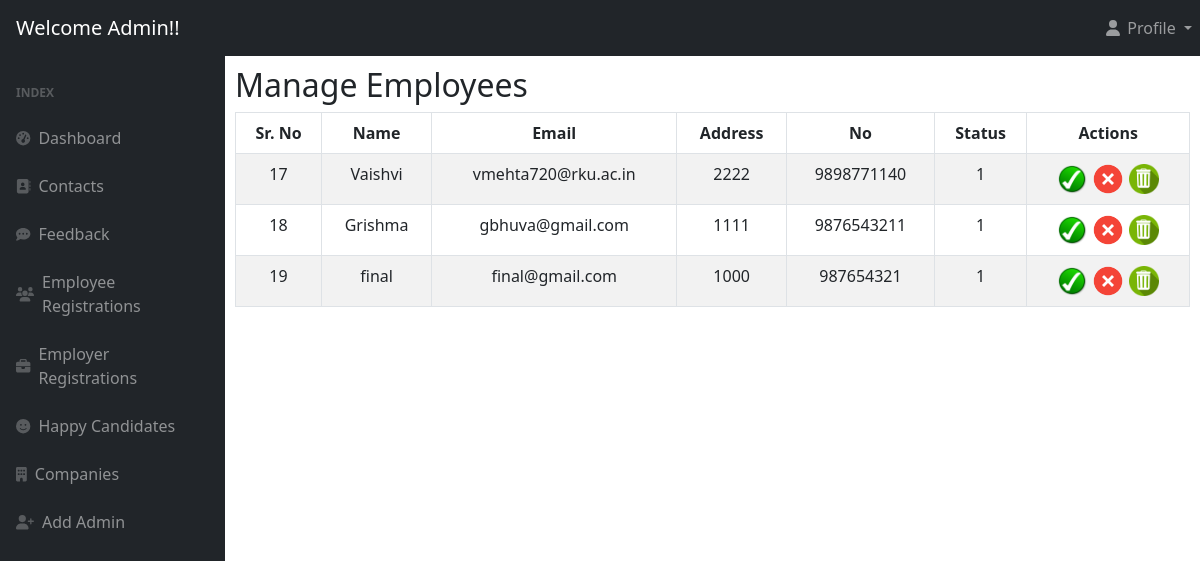
Page /admin/Employees.php (signed in) on the committed database.
### tables this page shows
CREATE TABLE `tbl_registration` (
  `reg_id` int(11) NOT NULL,
  `reg_name` varchar(40) NOT NULL,
  `reg_email` varchar(80) NOT NULL,
  `reg_password` varchar(80) NOT NULL,
  `reg_phone` varchar(10) NOT NULL,
  `reg_status` int(11) NOT NULL
);

### admin/Employees.php (the view, shortened to what this page needs)
<?php
include("header.php");
	include("connect.php");
?>
	<body style="padding:10px;">
	<div class="row">
	<div class="box col-md-12">
    <div class="box-inner">
    <div class="box-header well" data-original-title="">
        <a><h2><i class="glyphicon glyphicon-wrench"></i> Manage Employees</h2></a>
    </div>
    <div class="box-content">
    <div style="overflow:auto">
	<table class="table table-striped table-bordered bootstrap-datatable" style="background-color: #fff">
    <thead>
    <tr>
	   <th class="text-center">Sr. No</th>
		<th class="text-center" nowrap> Name </th>
		<th class="text-center" nowrap> Email </th>
		<th class="text-center" nowrap>Address</th>
		<th class="text-center" nowrap>No</th>
		<th class="text-center" nowrap>Status</th>
		<th class="text-center" nowrap>Actions</th>
    </tr>
    </thead>
    <tbody>
	<?php
	$sel="select * from tbl_registration";
		$q=mysqli_query($connection,$sel);
	while($r=mysqli_fetch_array($q))
	{
		?>
    <tr>
	   <td class="text-center"><?php echo $r['reg_id'];?></td>
	  <td class="text-center"><?php echo $r['reg_name'];?></td>
	  	  <td class="text-center"><?php echo $r['reg_email'];?></td>
		  	  <td class="text-center"><?php echo $r['reg_password'];?></td>
			   <td class="text-center"><?php echo $r['reg_phone'];?></td>
			  	  <td class="text-center"><?php echo $r['reg_status'];?></td>
				    <td class="text-center" >
<a href="app_users.php?approve=<?php echo $r['reg_id'];?>"  class="btn_approve"> <img src="img/approve.png" height="30px" width="30px" data-toggle="tooltip" title="Approve"></a>
<a href="rej_users.php?reject=<?php echo $r['reg_id'];?>" class="btn_reject">
<img src="img/cancel.png" height="34px" width="34px" data-toggle="tooltip" title="Reject"></a>
<a href="del_users.php?delete=<?php echo $r['reg_id'];?>" class="btn_delete">
<img src="img/delete.png" height="30px" width="30px" data-toggle="tooltip" title="Delete"></a>
	</td>
    </tr>
	<?php
	}
       ?>
    </tbody>
    </table>

### rows in the picture
tbl_registration: reg_id "17", reg_name "Vaishvi", reg_email "vmehta720@rku.ac.in", reg_password "2222", reg_phone "9898771140", reg_status "1"
tbl_registration: reg_id "18", reg_name "Grishma", reg_email "gbhuva@gmail.com", reg_password "1111", reg_phone "9876543211", reg_status "1"
tbl_registration: reg_id "19", reg_name "final", reg_email "final@gmail.com", reg_password "1000", reg_phone "987654321", reg_status "1"
